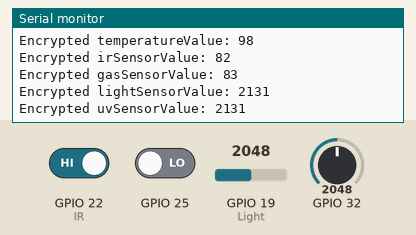
Simulated run of this sketch. Board: ESP32. On the bench: the last lines printed to the serial monitor. The test bench sets the inputs (shaded band); at power-on: GPIO 19 (Light) = 2048, GPIO 32 = 2048, GPIO 22 (IR) HIGH, GPIO 25 LOW. WiFi joins after 1.5 s; servers stay silent unless stated; random numbers use the default seed unless the sketch sets one.

Above: at 3.3 s.
3.4 s: GPIO 19 (Light) set to 2866
At 4.7 s:
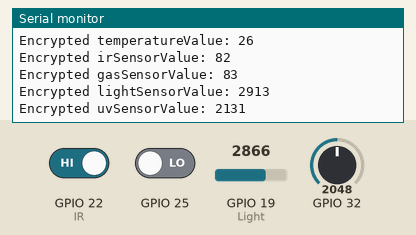
4.9 s: GPIO 32 set to 2866
At 5.9 s:
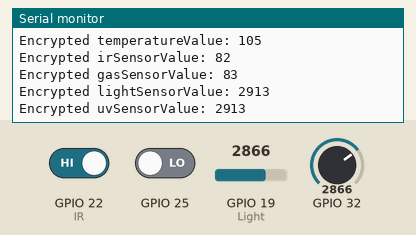
6.4 s: GPIO 22 (IR) driven LOW
7.9 s: GPIO 25 driven HIGH
9.4 s: GPIO 19 (Light) set to 3603
At 9.4 s:
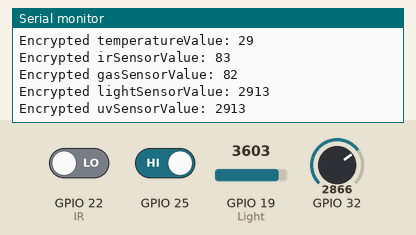
10.9 s: GPIO 32 set to 3603
At 12.1 s:
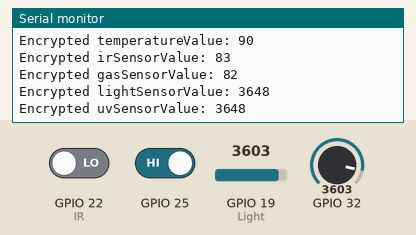
Timing chart, 0 to 13.4 s (numbered marks = the images above; inputs shaded):
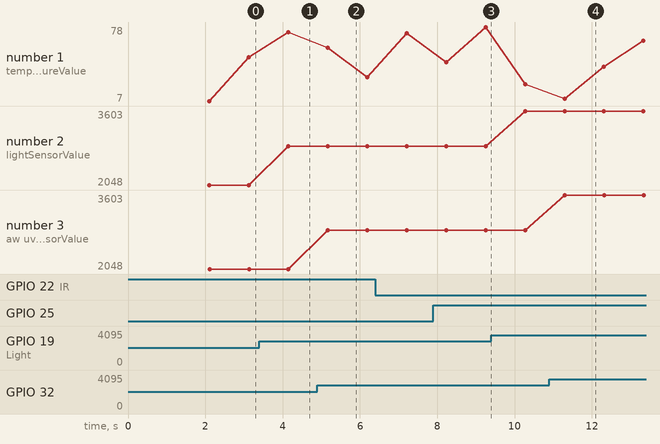

The sketch:

Final_try.ino
```cpp
#define BLYNK_TEMPLATE_ID "TMPL3o9uLliDm"
#define BLYNK_TEMPLATE_NAME "PQHA"

#include <Arduino.h>
#include <WiFi.h>
#include <BlynkSimpleEsp32.h>

// WiFi credentials
const char *ssid = "Maathrushree";
const char *password = "69775928";

// Blynk authentication token
char auth[] = "vkIJKC3-lczlC4AvRw2hSXgqrCl4de8m";

// Define IoT Cloud properties
int temperatureValue;
int irSensorValue;
int gasSensorValue;
int lightSensorValue;
int uvSensorValue;

// XOR encryption/decryption key (for demonstration only)
const char encryptionKey = 'S'; // Change this key for your application

void setup() {
  Serial.begin(115200);

  // Initialize WiFi connection
  connectWiFi();

  // Initialize Blynk
  Serial.println("Connecting to Blynk...");
  Blynk.begin(auth, ssid, password);

  // Connect to Blynk
  while (Blynk.connect() == false) {
    Serial.print(".");
    delay(500);
  }
  Serial.println("Connected to Blynk!");
}

void loop() {
  Blynk.run();

  // Read sensor values and update IoT properties
  readSensors();

  // Encrypt sensor values
  encryptSensorValues();

  // Print encrypted values
  Serial.print("Encrypted temperatureValue: ");
  Serial.println(temperatureValue);
  Serial.print("Encrypted irSensorValue: ");
  Serial.println(irSensorValue);
  Serial.print("Encrypted gasSensorValue: ");
  Serial.println(gasSensorValue);
  Serial.print("Encrypted lightSensorValue: ");
  Serial.println(lightSensorValue);
  Serial.print("Encrypted uvSensorValue: ");
  Serial.println(uvSensorValue);

  // Update Blynk virtual pins with encrypted values
  Blynk.virtualWrite(V1, temperatureValue);
  Blynk.virtualWrite(V2, irSensorValue);
  Blynk.virtualWrite(V3, gasSensorValue);
  Blynk.virtualWrite(V4, lightSensorValue);
  Blynk.virtualWrite(V5, uvSensorValue);

  delay(1000); // Example delay
}

void connectWiFi() {
  Serial.print("Connecting to WiFi...");
  WiFi.begin(ssid, password);

  while (WiFi.status() != WL_CONNECTED) {
    delay(500);
    Serial.print(".");
  }

  Serial.println("WiFi connected!");
  Serial.print("IP address: ");
  Serial.println(WiFi.localIP());
}

void readSensors() {
  // Replace with actual sensor readings
  temperatureValue = random(0, 100); // Simulated value, replace with actual sensor reading
  irSensorValue = digitalRead(22);   // Security IR - D22
  gasSensorValue = digitalRead(25);  // Gas - D25
  lightSensorValue = analogRead(19); // Light Sensor - A19
  uvSensorValue = analogRead(32);    // UV - A32

  // Print sensor readings
  Serial.print("Raw temperatureValue: ");
  Serial.println(temperatureValue);
  Serial.print("Raw irSensorValue: ");
  Serial.println(irSensorValue);
  Serial.print("Raw gasSensorValue: ");
  Serial.println(gasSensorValue);
  Serial.print("Raw lightSensorValue: ");
  Serial.println(lightSensorValue);
  Serial.print("Raw uvSensorValue: ");
  Serial.println(uvSensorValue);
}

void encryptSensorValues() {
  // Encrypt sensor values using XOR encryption
  temperatureValue ^= encryptionKey;
  irSensorValue ^= encryptionKey;
  gasSensorValue ^= encryptionKey;
  lightSensorValue ^= encryptionKey;
  uvSensorValue ^= encryptionKey;
}

void decryptSensorValues() {
  // Decrypt sensor values using XOR decryption
  temperatureValue ^= encryptionKey;
  irSensorValue ^= encryptionKey;
  gasSensorValue ^= encryptionKey;
  lightSensorValue ^= encryptionKey;
  uvSensorValue ^= encryptionKey;
}
```

Measured:
- after the input at 3.4 s, the serial monitor: prints a new line after 0.75 s (image 1)
- after the input at 4.9 s, the serial monitor: prints a new line after 0.27 s (image 2)
- after the input at 10.9 s, the serial monitor: prints a new line after 0.40 s (image 4)
- plotted number 2: 2048 → 2866 after the input at 3.4 s, 2866 → 3603 after the input at 9.4 s
